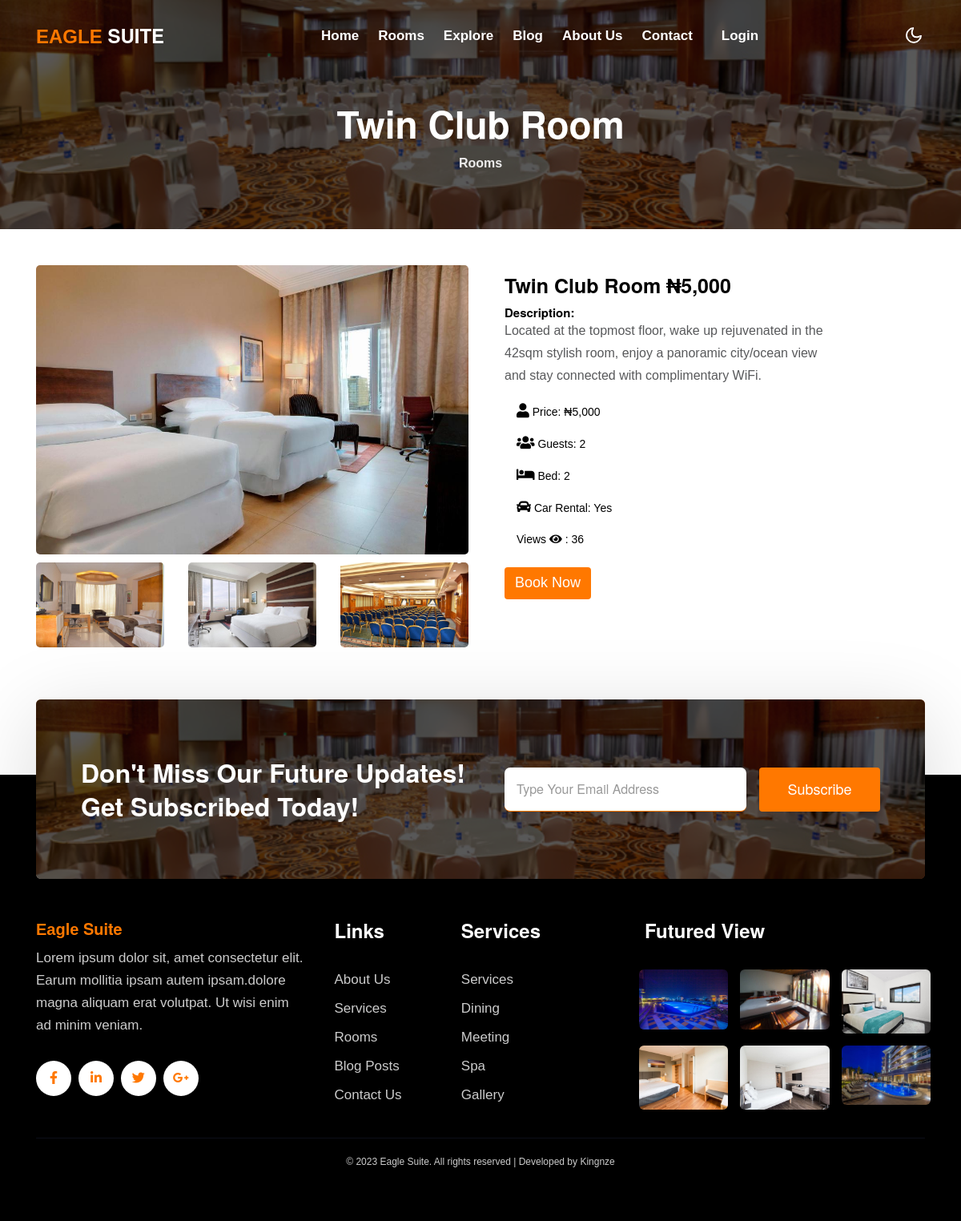
The page /1 on the database its author committed.
### eagles/models.py (models this page shows, shortened)
class Room(models.Model):
    title = models.CharField(max_length=100,blank=True,null=True)
    price = models.PositiveIntegerField(null=True,blank=True)
    discount_price = models.PositiveIntegerField(null=True,blank=True)
    guests = models.CharField(max_length=50,blank=True)
    bed = models.CharField(max_length=50,blank=True)
    car_rent = models.CharField(max_length=50,blank=True,null=True)
    roomimg = models.ImageField()
    roomimg1 = models.ImageField(blank=True)
    roomtmg2 = models.ImageField(blank=True)
    roomtmg3 = models.ImageField(blank=True)
    view_count = models.PositiveIntegerField(default=0,blank=True,null=True)
    description = models.TextField(blank=True)
    isbooked = models.BooleanField(default=False)
    class Meta:
        db_table = 'room'
        managed = True
        verbose_name = 'rooms'
        verbose_name_plural = 'rooms'

### eagles/views.py (the view)
# urls.py: path('<int:room_id>',views.room,name='room'),
def room(request, room_id):
    room = get_object_or_404(Room, pk=room_id)
    room.view_count +=1
    room.save()
    context = {
        'room': room,
    }
    return render(request,'eagles/room.html',context)

### templates/eagles/room.html (shortened to what this page needs)
{% extends "base.html" %}
{% load static %}
{% load humanize %}
{% block content %}
<div class="inner-banner py-5">
    <section class="kinging-breadcrumb text-left py-sm-5 ">
        <div class="container">
            <div class="w3breadcrumb-gids">
                <div class="w3breadcrumb-left text-left">
                    <br><br>
                    <h2 class="inner-w3-title mt-lg-5 mt-4 text-center">
                        {{ room.title}} </h2>
                </div>
                <div class="w3breadcrumb-right">
                    <ul class="breadcrumbs-custom-path">
                        <li><a href="{% url 'rooms' %}">Rooms</a></li>
                    </ul>
                </div>
            </div>
        </div>
    </section>
</div>
<section id="room" class="py-4 mt-5">
    <div class="container">
        <div class="row">
            {% if room %}
         <div class="col-md-6">
            <a style="height: 12px!important;" class="image-zoom" href="{{room.roomimg.url}}" data-gal="prettyPhoto[gallery]">
                <img style=" border-radius: 5px;" src="{{room.roomimg.url}}" class="img-fluid w3layouts agileits" alt="portfolio-img">
            </a>
                <div class="row md-5 thumbs">
                    {% if room.roomimg1 %}
                    <div class="col-md-4 col-4 py-3">
                        <a class="image-zoom" href="{{room.roomimg1.url}}" data-gal="prettyPhoto[gallery]">
                            <img style=" border-radius: 5px;" src="{{room.roomimg1.url}}" class="img-fluid w3layouts agileits" alt="portfolio-img">
                        </a>
                    </div>
                    {% endif %}
                    {% if room.roomtmg2 %}
                    <div class="col-md-4 col-4 py-3">
                        <a class="image-zoom" href="{{room.roomtmg2.url}}" data-gal="prettyPhoto[gallery]">
                            <img style=" border-radius: 5px;" src="{{room.roomtmg2.url}}" class="img-fluid w3layouts agileits" alt="portfolio-img">
                        </a>
                    </div>
                    {% endif %}
                    {% if room.roomtmg3 %}
                    <div class="col-md-4 col-4 py-3">
                        <a class="image-zoom" href="{{room.roomtmg3.url}}" data-gal="prettyPhoto[gallery]">
                            <img style=" border-radius: 5px;" src="{{room.roomtmg3.url}}" class="img-fluid w3layouts agileits" alt="portfolio-img">
                        </a>
                    </div>
                    {% endif %}
                </div>
            </div>
            <div class="col-md-5">
              <div class="col-md-12 mb-5">
                  <div class="py-3">
                    <h4 style="font-size: 2.5rem;">{{room.title}}  &#8358;{{ room.price | intcomma }}</h4>
                  </div>
                  <h4>Description:</h4>
                  <p class="py-3 " style="font-size: 16px; margin-top: -1rem;"  >{{ room.description}}</p>
                  <ul style="font-size: 14px; background-color: var(--bg-color);"  class="list-group list-group-flush mb-4">
                    <li style=" background-color: var(--bg-color); color: var(--heading-color);" class="list-group-item ">
                        <i class="fa fa-user" style="color: var(--heading-color); font-size: large;"></i> Price:
                        <span class="float-right" >&#8358;{{ room.price | intcomma }}</span>
                    </li>
                    <li style=" background-color: var(--bg-color); color: var(--heading-color);" class="list-group-item ">
                        <i class="fa fa-users" style="color: var(--heading-color); font-size: large;" ></i> Guests:
                        <span class="float-right">{{ room.guests}}</span>
                    </li>
                    <li style=" background-color: var(--bg-color); color: var(--heading-color);" class="list-group-item ">
                        <i class="fa fa-bed" style="color: var(--heading-color); font-size: large;  "></i> Bed:
                        <span class="float-right">{{ room.bed}}</span>
                    </li>
                    <li style=" background-color: var(--bg-color); color: var(--heading-color);" class="list-group-item ">
                        <i class="fa fa-car" style="color: var(--heading-color); font-size: large;"></i> Car Rental:
                        <span class="float-right">{{ room.car_rent}}</span>
                    </li>
                    <li style=" background-color: var(--bg-color); color: var(--heading-color);" class="list-group-item ">
                        <span>Views <i class="fa fa-eye"></i> : {{room.view_count}}</span>
                      </li>
                </ul>
                <ul class="header-search me-lg-4">
                    <li class="nav-item search-right">
                        <a href="{% url 'addtocart' room.id  %}" class="btn search-btn btn-primary" title="search"> Book Now</a>
                    </li>
                </ul>
                {% endif %}
        </div>
    </div>
  </section>
  <br><br>
{% endblock content %}

### rows shown on the page
Room: title "Twin Club Room", roomimg (picture), roomimg1 (picture), roomtmg2 (picture), roomtmg3 (picture), price "5,000", description "Located at the topmost floor, wake up rejuvenated in the 42sqm stylish room, enjoy a panoramic city/ocean view and stay connected with complimentary WiFi.", guests "2", bed "2", car_rent "Yes", view_count "36"
